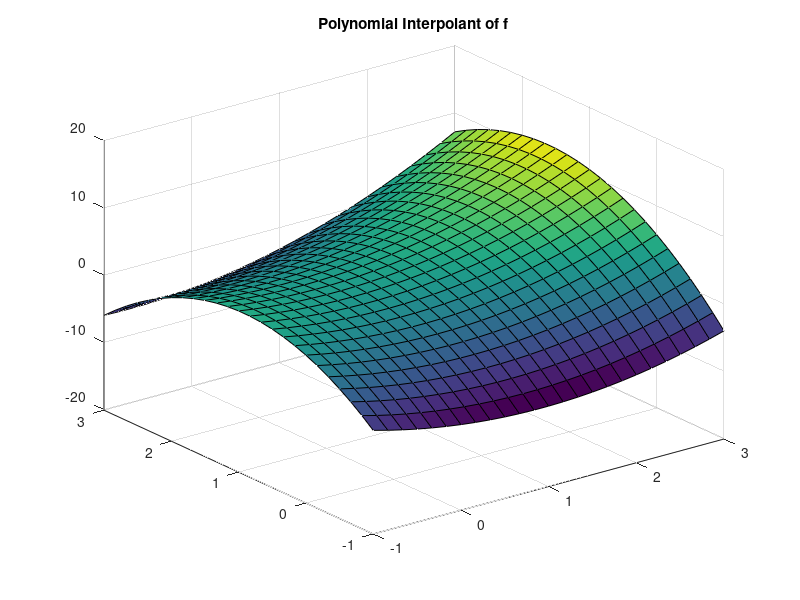
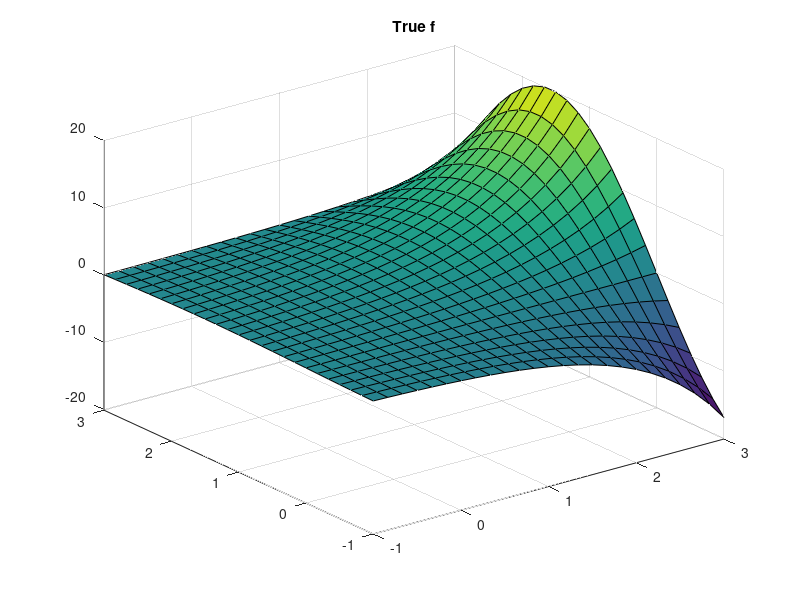

These charts were generated, in order, by the following MATLAB code:
%%
% 2D polynomial interpolation
% Author: Caleb Jacobs
% Date last modified: 11-10-2021

function Problem_2
    %% Settings
    format longE

    %% Setup
    f  = @(x) exp(x(:,1)) .* sin(x(:,2));       % Function to interpolate
    xi = [0, 0; ...
          0, 2; ...
          1, 0; ...
          1, 2; ...
          2, 1; ...
          2, 3];                                % Nodes
    n = length(xi);                             % Number of nodes
    
    %% Create system of equations
    % Create LHS matrix
    A = [ones(n,1), xi(:,1), xi(:,2), xi(:,1) .* xi(:,2), xi(:,1).^2, xi(:,2).^2];
    b = f(xi);                                  % RHS function vector
    
    %% Find polynomial coefficients
    c = A \ b
    
    %% Setup for plotting interpolation
    [X, Y] = meshgrid(linspace(-1, 3, 25), linspace(-1, 3, 25));
    F = @(x,y) exp(x) .* sin(y);                % Original function
    
    P = @(x,y) c(1) + c(2)*x + c(3)*y + c(4)*x.*y + c(5)*x.^2 + c(6)*y.^2;
    
    %% Plot surfaces
    figure(1), clf
    surf(X, Y, P(X,Y))
    title('Polynomial Interpolant of f')
    zlim([-20.1,20.1])
    
    figure(2), clf
    surf(X, Y, F(X,Y))
    title('True f')
    zlim([-20.1,20.1])
    
end